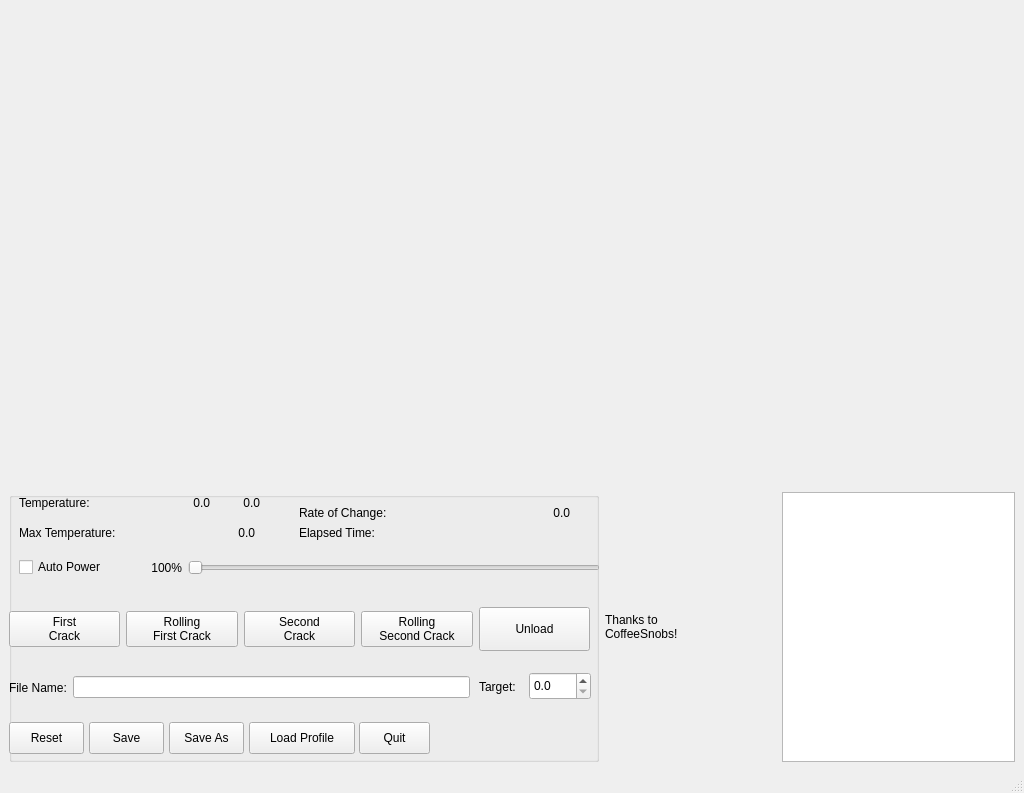
<?xml version="1.0" encoding="UTF-8"?>
<ui version="4.0">
 <class>pyRoast</class>
 <widget class="QMainWindow" name="pyRoast">
  <property name="geometry">
   <rect>
    <x>0</x>
    <y>0</y>
    <width>1024</width>
    <height>793</height>
   </rect>
  </property>
  <property name="sizePolicy">
   <sizepolicy hsizetype="Maximum" vsizetype="Fixed">
    <horstretch>2</horstretch>
    <verstretch>0</verstretch>
   </sizepolicy>
  </property>
  <property name="maximumSize">
   <size>
    <width>3000</width>
    <height>3000</height>
   </size>
  </property>
  <property name="windowTitle">
   <string>MainWindow</string>
  </property>
  <widget class="QWidget" name="centralwidget">
   <property name="sizePolicy">
    <sizepolicy hsizetype="Maximum" vsizetype="Maximum">
     <horstretch>1</horstretch>
     <verstretch>1</verstretch>
    </sizepolicy>
   </property>
   <layout class="QGridLayout" name="gridLayout_2">
    <item row="0" column="0">
     <layout class="QGridLayout" name="gridLayout">
      <item row="0" column="0" colspan="3">
       <widget class="KPlotWidget" name="TemperaturePlot">
        <property name="sizePolicy">
         <sizepolicy hsizetype="Maximum" vsizetype="Fixed">
          <horstretch>1</horstretch>
          <verstretch>3</verstretch>
         </sizepolicy>
        </property>
        <property name="minimumSize">
         <size>
          <width>600</width>
          <height>300</height>
         </size>
        </property>
        <property name="maximumSize">
         <size>
          <width>2000</width>
          <height>2000</height>
         </size>
        </property>
        <property name="sizeIncrement">
         <size>
          <width>1</width>
          <height>1</height>
         </size>
        </property>
        <property name="baseSize">
         <size>
          <width>0</width>
          <height>0</height>
         </size>
        </property>
        <property name="backgroundColor">
         <color>
          <red>0</red>
          <green>0</green>
          <blue>0</blue>
         </color>
        </property>
       </widget>
      </item>
      <item row="1" column="1">
       <widget class="QLabel" name="CSLogo">
        <property name="maximumSize">
         <size>
          <width>171</width>
          <height>16777215</height>
         </size>
        </property>
        <property name="text">
         <string>Thanks to
CoffeeSnobs!</string>
        </property>
       </widget>
      </item>
      <item row="1" column="2">
       <widget class="KTextBrowser" name="tMessages"/>
      </item>
      <item row="1" column="0">
       <widget class="QGroupBox" name="groupBox">
        <property name="sizePolicy">
         <sizepolicy hsizetype="Preferred" vsizetype="Preferred">
          <horstretch>0</horstretch>
          <verstretch>0</verstretch>
         </sizepolicy>
        </property>
        <property name="minimumSize">
         <size>
          <width>590</width>
          <height>270</height>
         </size>
        </property>
        <property name="maximumSize">
         <size>
          <width>931</width>
          <height>300</height>
         </size>
        </property>
        <property name="title">
         <string/>
        </property>
        <property name="flat">
         <bool>true</bool>
        </property>
        <widget class="QWidget" name="layoutWidget">
         <property name="geometry">
          <rect>
           <x>0</x>
           <y>170</y>
           <width>461</width>
           <height>51</height>
          </rect>
         </property>
         <layout class="QHBoxLayout" name="horizontalLayout_3">
          <item>
           <widget class="QLabel" name="label_2">
            <property name="text">
             <string>File Name:</string>
            </property>
           </widget>
          </item>
          <item>
           <widget class="KLineEdit" name="tFileName"/>
          </item>
         </layout>
        </widget>
        <widget class="QWidget" name="layoutWidget">
         <property name="geometry">
          <rect>
           <x>0</x>
           <y>100</y>
           <width>581</width>
           <height>74</height>
          </rect>
         </property>
         <layout class="QHBoxLayout" name="horizontalLayout">
          <item>
           <widget class="KPushButton" name="bFirstCrack">
            <property name="sizePolicy">
             <sizepolicy hsizetype="Minimum" vsizetype="Maximum">
              <horstretch>0</horstretch>
              <verstretch>1</verstretch>
             </sizepolicy>
            </property>
            <property name="text">
             <string>First
Crack</string>
            </property>
           </widget>
          </item>
          <item>
           <widget class="KPushButton" name="bRollingFirstCrack">
            <property name="sizePolicy">
             <sizepolicy hsizetype="Minimum" vsizetype="Maximum">
              <horstretch>0</horstretch>
              <verstretch>1</verstretch>
             </sizepolicy>
            </property>
            <property name="text">
             <string>Rolling
First Crack</string>
            </property>
           </widget>
          </item>
          <item>
           <widget class="KPushButton" name="bSecondCrack">
            <property name="sizePolicy">
             <sizepolicy hsizetype="Minimum" vsizetype="Maximum">
              <horstretch>0</horstretch>
              <verstretch>1</verstretch>
             </sizepolicy>
            </property>
            <property name="text">
             <string>Second
Crack</string>
            </property>
           </widget>
          </item>
          <item>
           <widget class="KPushButton" name="bRollingSecondCrack">
            <property name="sizePolicy">
             <sizepolicy hsizetype="Minimum" vsizetype="Maximum">
              <horstretch>0</horstretch>
              <verstretch>1</verstretch>
             </sizepolicy>
            </property>
            <property name="text">
             <string>Rolling
Second Crack</string>
            </property>
           </widget>
          </item>
          <item>
           <widget class="KPushButton" name="bUnload">
            <property name="sizePolicy">
             <sizepolicy hsizetype="Minimum" vsizetype="Maximum">
              <horstretch>0</horstretch>
              <verstretch>1</verstretch>
             </sizepolicy>
            </property>
            <property name="minimumSize">
             <size>
              <width>0</width>
              <height>44</height>
             </size>
            </property>
            <property name="text">
             <string>Unload</string>
            </property>
           </widget>
          </item>
         </layout>
        </widget>
        <widget class="QWidget" name="layoutWidget">
         <property name="geometry">
          <rect>
           <x>0</x>
           <y>232</y>
           <width>571</width>
           <height>20</height>
          </rect>
         </property>
         <layout class="QFormLayout" name="formLayout_2">
          <property name="fieldGrowthPolicy">
           <enum>QFormLayout::AllNonFixedFieldsGrow</enum>
          </property>
         </layout>
        </widget>
        <widget class="KPushButton" name="bReset">
         <property name="geometry">
          <rect>
           <x>0</x>
           <y>230</y>
           <width>75</width>
           <height>32</height>
          </rect>
         </property>
         <property name="text">
          <string>Reset</string>
         </property>
        </widget>
        <widget class="KPushButton" name="bSave">
         <property name="geometry">
          <rect>
           <x>80</x>
           <y>230</y>
           <width>75</width>
           <height>32</height>
          </rect>
         </property>
         <property name="sizePolicy">
          <sizepolicy hsizetype="Fixed" vsizetype="Fixed">
           <horstretch>0</horstretch>
           <verstretch>0</verstretch>
          </sizepolicy>
         </property>
         <property name="text">
          <string>Save</string>
         </property>
        </widget>
        <widget class="KPushButton" name="bSaveAs">
         <property name="geometry">
          <rect>
           <x>160</x>
           <y>230</y>
           <width>75</width>
           <height>32</height>
          </rect>
         </property>
         <property name="sizePolicy">
          <sizepolicy hsizetype="Fixed" vsizetype="Fixed">
           <horstretch>0</horstretch>
           <verstretch>0</verstretch>
          </sizepolicy>
         </property>
         <property name="text">
          <string>Save As</string>
         </property>
        </widget>
        <widget class="KPushButton" name="bLoadProfile">
         <property name="geometry">
          <rect>
           <x>240</x>
           <y>230</y>
           <width>106</width>
           <height>32</height>
          </rect>
         </property>
         <property name="sizePolicy">
          <sizepolicy hsizetype="Fixed" vsizetype="Fixed">
           <horstretch>0</horstretch>
           <verstretch>0</verstretch>
          </sizepolicy>
         </property>
         <property name="minimumSize">
          <size>
           <width>106</width>
           <height>0</height>
          </size>
         </property>
         <property name="text">
          <string>Load Profile</string>
         </property>
        </widget>
        <widget class="KPushButton" name="bQuit">
         <property name="geometry">
          <rect>
           <x>350</x>
           <y>230</y>
           <width>71</width>
           <height>32</height>
          </rect>
         </property>
         <property name="text">
          <string>Quit</string>
         </property>
        </widget>
        <widget class="QWidget" name="layoutWidget">
         <property name="geometry">
          <rect>
           <x>10</x>
           <y>60</y>
           <width>581</width>
           <height>31</height>
          </rect>
         </property>
         <layout class="QHBoxLayout" name="horizontalLayout_2">
          <item>
           <widget class="QCheckBox" name="cAutoPower">
            <property name="text">
             <string>Auto Power</string>
            </property>
           </widget>
          </item>
          <item>
           <widget class="QLabel" name="tPower">
            <property name="minimumSize">
             <size>
              <width>70</width>
              <height>0</height>
             </size>
            </property>
            <property name="text">
             <string>100%</string>
            </property>
            <property name="alignment">
             <set>Qt::AlignRight|Qt::AlignTrailing|Qt::AlignVCenter</set>
            </property>
           </widget>
          </item>
          <item>
           <widget class="QSlider" name="sPowerSlider">
            <property name="toolTip">
             <string extracomment="Set power"/>
            </property>
            <property name="maximum">
             <number>100</number>
            </property>
            <property name="pageStep">
             <number>10</number>
            </property>
            <property name="value">
             <number>0</number>
            </property>
            <property name="orientation">
             <enum>Qt::Horizontal</enum>
            </property>
           </widget>
          </item>
         </layout>
        </widget>
        <widget class="QLabel" name="label_3">
         <property name="geometry">
          <rect>
           <x>10</x>
           <y>0</y>
           <width>111</width>
           <height>22</height>
          </rect>
         </property>
         <property name="text">
          <string>Temperature:</string>
         </property>
        </widget>
        <widget class="QLabel" name="label_4">
         <property name="geometry">
          <rect>
           <x>10</x>
           <y>30</y>
           <width>149</width>
           <height>22</height>
          </rect>
         </property>
         <property name="text">
          <string>Max Temperature:</string>
         </property>
        </widget>
        <widget class="QLabel" name="tRateOfChange">
         <property name="geometry">
          <rect>
           <x>470</x>
           <y>10</y>
           <width>91</width>
           <height>22</height>
          </rect>
         </property>
         <property name="text">
          <string>0.0</string>
         </property>
         <property name="alignment">
          <set>Qt::AlignRight|Qt::AlignTrailing|Qt::AlignVCenter</set>
         </property>
        </widget>
        <widget class="QLabel" name="label">
         <property name="geometry">
          <rect>
           <x>290</x>
           <y>10</y>
           <width>133</width>
           <height>22</height>
          </rect>
         </property>
         <property name="text">
          <string>Rate of Change:</string>
         </property>
        </widget>
        <widget class="QLabel" name="tElapsed">
         <property name="geometry">
          <rect>
           <x>510</x>
           <y>30</y>
           <width>51</width>
           <height>20</height>
          </rect>
         </property>
         <property name="text">
          <string/>
         </property>
         <property name="alignment">
          <set>Qt::AlignRight|Qt::AlignTrailing|Qt::AlignVCenter</set>
         </property>
        </widget>
        <widget class="QLabel" name="label_5">
         <property name="geometry">
          <rect>
           <x>290</x>
           <y>30</y>
           <width>115</width>
           <height>22</height>
          </rect>
         </property>
         <property name="text">
          <string>Elapsed Time:</string>
         </property>
        </widget>
        <widget class="QLabel" name="tMaxTemperature">
         <property name="geometry">
          <rect>
           <x>175</x>
           <y>30</y>
           <width>71</width>
           <height>22</height>
          </rect>
         </property>
         <property name="text">
          <string>0.0</string>
         </property>
         <property name="alignment">
          <set>Qt::AlignRight|Qt::AlignTrailing|Qt::AlignVCenter</set>
         </property>
        </widget>
        <widget class="QLabel" name="tCurrentTemperature">
         <property name="geometry">
          <rect>
           <x>170</x>
           <y>0</y>
           <width>31</width>
           <height>22</height>
          </rect>
         </property>
         <property name="text">
          <string>0.0</string>
         </property>
         <property name="alignment">
          <set>Qt::AlignRight|Qt::AlignTrailing|Qt::AlignVCenter</set>
         </property>
        </widget>
        <widget class="QLabel" name="label_6">
         <property name="geometry">
          <rect>
           <x>470</x>
           <y>170</y>
           <width>41</width>
           <height>49</height>
          </rect>
         </property>
         <property name="text">
          <string>Target:</string>
         </property>
        </widget>
        <widget class="QDoubleSpinBox" name="vTarget">
         <property name="geometry">
          <rect>
           <x>520</x>
           <y>180</y>
           <width>62</width>
           <height>28</height>
          </rect>
         </property>
         <property name="decimals">
          <number>1</number>
         </property>
         <property name="maximum">
          <double>400.000000000000000</double>
         </property>
         <property name="singleStep">
          <double>0.100000000000000</double>
         </property>
        </widget>
        <widget class="QLabel" name="tCurrentTemperature2">
         <property name="geometry">
          <rect>
           <x>220</x>
           <y>0</y>
           <width>31</width>
           <height>22</height>
          </rect>
         </property>
         <property name="text">
          <string>0.0</string>
         </property>
         <property name="alignment">
          <set>Qt::AlignRight|Qt::AlignTrailing|Qt::AlignVCenter</set>
         </property>
        </widget>
       </widget>
      </item>
     </layout>
    </item>
   </layout>
  </widget>
  <widget class="QMenuBar" name="menubar">
   <property name="geometry">
    <rect>
     <x>0</x>
     <y>0</y>
     <width>1024</width>
     <height>25</height>
    </rect>
   </property>
  </widget>
  <widget class="QStatusBar" name="statusbar"/>
 </widget>
 <customwidgets>
  <customwidget>
   <class>KPlotWidget</class>
   <extends>QFrame</extends>
   <header>kplotwidget.h</header>
  </customwidget>
  <customwidget>
   <class>KPushButton</class>
   <extends>QPushButton</extends>
   <header>kpushbutton.h</header>
  </customwidget>
  <customwidget>
   <class>KLineEdit</class>
   <extends>QLineEdit</extends>
   <header>klineedit.h</header>
  </customwidget>
  <customwidget>
   <class>KTextBrowser</class>
   <extends>QTextBrowser</extends>
   <header>ktextbrowser.h</header>
  </customwidget>
 </customwidgets>
 <resources/>
 <connections/>
</ui>
